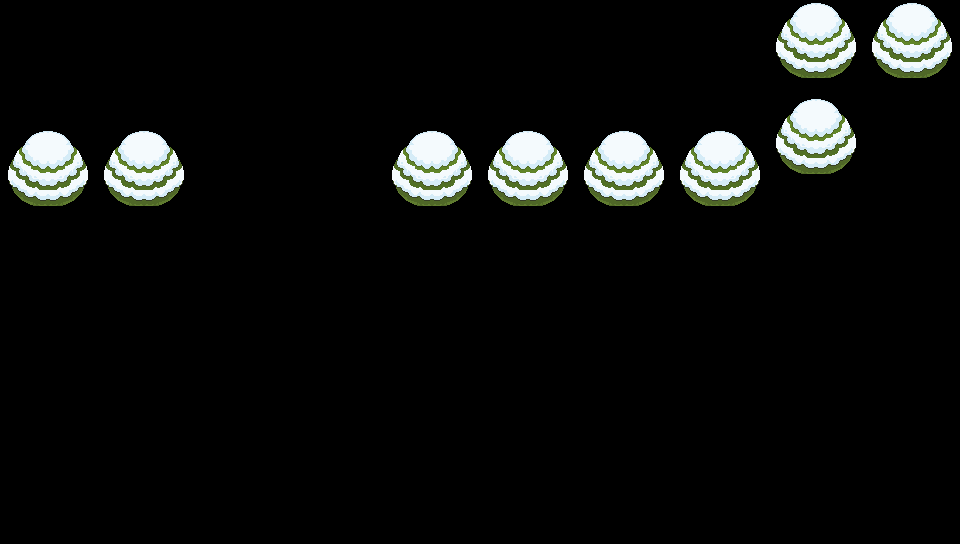

This is a level from a 2D game, rendered from its Tiled map with the project's own tilesets. A one-line summary and the complete map file follow:
An orthogonal 30x17 tile map with 32x32 px tiles, 1 tile layer (Tile Layer 1).

<map version="1.0" tiledversion="1.1.2" orientation="orthogonal" renderorder="right-down" width="30" height="17" tilewidth="32" tileheight="32" infinite="0" nextobjectid="1">
 <tileset firstgid="1" name="revolution_snow" tilewidth="32" tileheight="32" tilecount="154" columns="11">
  <image source="revolution_snow.png" trans="a349a4" width="352" height="448" />
 </tileset>
 <layer name="Tile Layer 1" width="30" height="17">
  <data encoding="csv">
0,0,0,0,0,0,0,0,0,0,0,0,0,0,0,0,0,0,0,0,0,0,0,0,111,112,113,111,112,113,
0,0,0,0,0,0,0,0,0,0,0,0,0,0,0,0,0,0,0,0,0,0,0,0,122,123,124,122,123,124,
0,0,0,0,0,0,0,0,0,0,0,0,0,0,0,0,0,0,0,0,0,0,0,0,133,134,135,133,134,135,
0,0,0,0,0,0,0,0,0,0,0,0,0,0,0,0,0,0,0,0,0,0,0,0,111,112,113,0,0,0,
111,112,113,111,112,113,0,0,0,0,0,0,111,112,113,111,112,113,111,112,113,111,112,113,122,123,124,0,0,0,
122,123,124,122,123,124,0,0,0,0,0,0,122,123,124,122,123,124,122,123,124,122,123,124,133,134,135,0,0,0,
133,134,135,133,134,135,0,0,0,0,0,0,133,134,135,133,134,135,133,134,135,133,134,135,0,0,0,0,0,0,
0,0,0,0,0,0,0,0,0,0,0,0,0,0,0,0,0,0,0,0,0,0,0,0,0,0,0,0,0,0,
0,0,0,0,0,0,0,0,0,0,0,0,0,0,0,0,0,0,0,0,0,0,0,0,0,0,0,0,0,0,
0,0,0,0,0,0,0,0,0,0,0,0,0,0,0,0,0,0,0,0,0,0,0,0,0,0,0,0,0,0,
0,0,0,0,0,0,0,0,0,0,0,0,0,0,0,0,0,0,0,0,0,0,0,0,0,0,0,0,0,0,
0,0,0,0,0,0,0,0,0,0,0,0,0,0,0,0,0,0,0,0,0,0,0,0,0,0,0,0,0,0,
0,0,0,0,0,0,0,0,0,0,0,0,0,0,0,0,0,0,0,0,0,0,0,0,0,0,0,0,0,0,
0,0,0,0,0,0,0,0,0,0,0,0,0,0,0,0,0,0,0,0,0,0,0,0,0,0,0,0,0,0,
0,0,0,0,0,0,0,0,0,0,0,0,0,0,0,0,0,0,0,0,0,0,0,0,0,0,0,0,0,0,
0,0,0,0,0,0,0,0,0,0,0,0,0,0,0,0,0,0,0,0,0,0,0,0,0,0,0,0,0,0,
0,0,0,0,0,0,0,0,0,0,0,0,0,0,0,0,0,0,0,0,0,0,0,0,0,0,0,0,0,0
</data>
 </layer>
</map>
